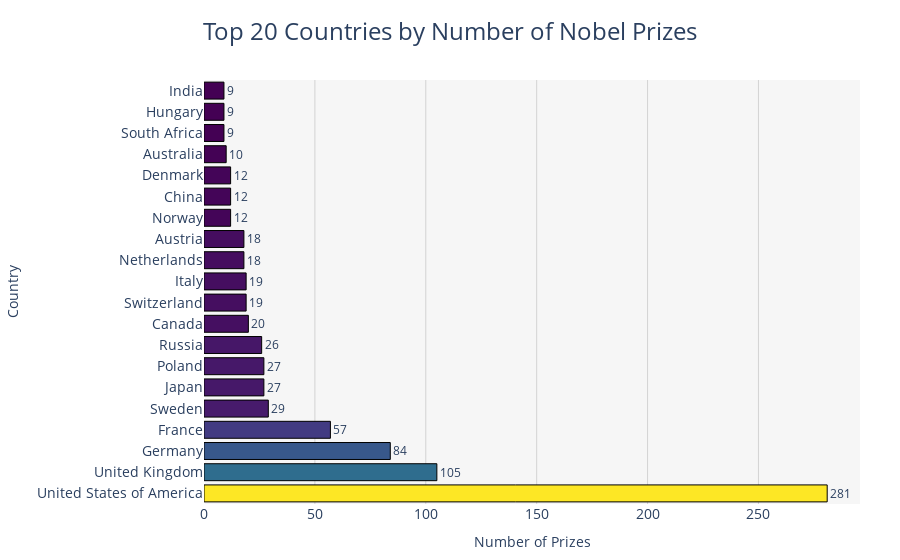

Notebook code for this chart:
### Code cell
h_bar = px.bar(
    top20_countries,
    x='prize',
    y='birth_country_current',
    orientation='h',
    color='prize',
    color_continuous_scale='Viridis',
    title='Top 20 Countries by Number of Nobel Prizes',
    labels={'prize': 'Number of Prizes', 'birth_country_current': 'Country'},
    text='prize',
)

h_bar.update_traces(
    texttemplate='%{text}',
    textposition='outside',
    marker_line_color='black',
    marker_line_width=1,
    hovertemplate='<b>%{y}</b><br>Prizes: %{x}<extra></extra>'
)

h_bar.update_layout(
    title_font_size=24,
    title_x=0.5,
    xaxis=dict(
        title='Number of Prizes',
        showgrid=True,
        gridcolor='lightgrey',
        tickfont=dict(size=14)
    ),
    yaxis=dict(
        title='Country',
        autorange='reversed',
        tickfont=dict(size=14)
    ),
    coloraxis_showscale=False,
    margin=dict(l=120, r=40, t=80, b=40),
    plot_bgcolor='rgba(245,245,245,0.9)',
    paper_bgcolor='white'
)

h_bar.show()

### Figure 1 — Plotly figure (JSON) as saved in the notebook; plotly's stock layout.template omitted (floating-point values rounded to 4 significant figures)
{"data": [{"hovertemplate": "<b>%{y}</b><br>Prizes: %{x}<extra></extra>", "legendgroup": "", "marker": {"color": [9, 9, 9, 10, 12, 12, 12, 18, 18, 19, 19, 20, 26, 27, 27, 29, 57, 84, 105, 281], "coloraxis": "coloraxis", "line": {"color": "black", "width": 1}, "pattern": {"shape": ""}}, "name": "", "orientation": "h", "showlegend": false, "text": [9.0, 9.0, 9.0, 10.0, 12.0, 12.0, 12.0, 18.0, 18.0, 19.0, 19.0, 20.0, 26.0, 27.0, 27.0, 29.0, 57.0, 84.0, 105.0, 281.0], "textposition": "outside", "texttemplate": "%{text}", "type": "bar", "x": [9, 9, 9, 10, 12, 12, 12, 18, 18, 19, 19, 20, 26, 27, 27, 29, 57, 84, 105, 281], "xaxis": "x", "y": ["India", "Hungary", "South Africa", "Australia", "Denmark", "China", "Norway", "Austria", "Netherlands", "Italy", "Switzerland", "Canada", "Russia", "Poland", "Japan", "Sweden", "France", "Germany", "United Kingdom", "United States of America"], "yaxis": "y"}], "layout": {"barmode": "relative", "coloraxis": {"colorbar": {"title": {"text": "Number of Prizes"}}, "colorscale": [[0, "#440154"], [0.1111, "#482878"], [0.2222, "#3e4989"], [0.3333, "#31688e"], [0.4444, "#26828e"], [0.5556, "#1f9e89"], [0.6667, "#35b779"], [0.7778, "#6ece58"], [0.8889, "#b5de2b"], [1, "#fde725"]], "showscale": false}, "legend": {"tracegroupgap": 0}, "margin": {"b": 40, "l": 120, "r": 40, "t": 80}, "paper_bgcolor": "white", "plot_bgcolor": "rgba(245,245,245,0.9)", "title": {"font": {"size": 24}, "text": "Top 20 Countries by Number of Nobel Prizes", "x": 0.5}, "xaxis": {"anchor": "y", "domain": [0, 1], "gridcolor": "lightgrey", "showgrid": true, "tickfont": {"size": 14}, "title": {"text": "Number of Prizes"}}, "yaxis": {"anchor": "x", "autorange": "reversed", "domain": [0, 1], "tickfont": {"size": 14}, "title": {"text": "Country"}}}}
